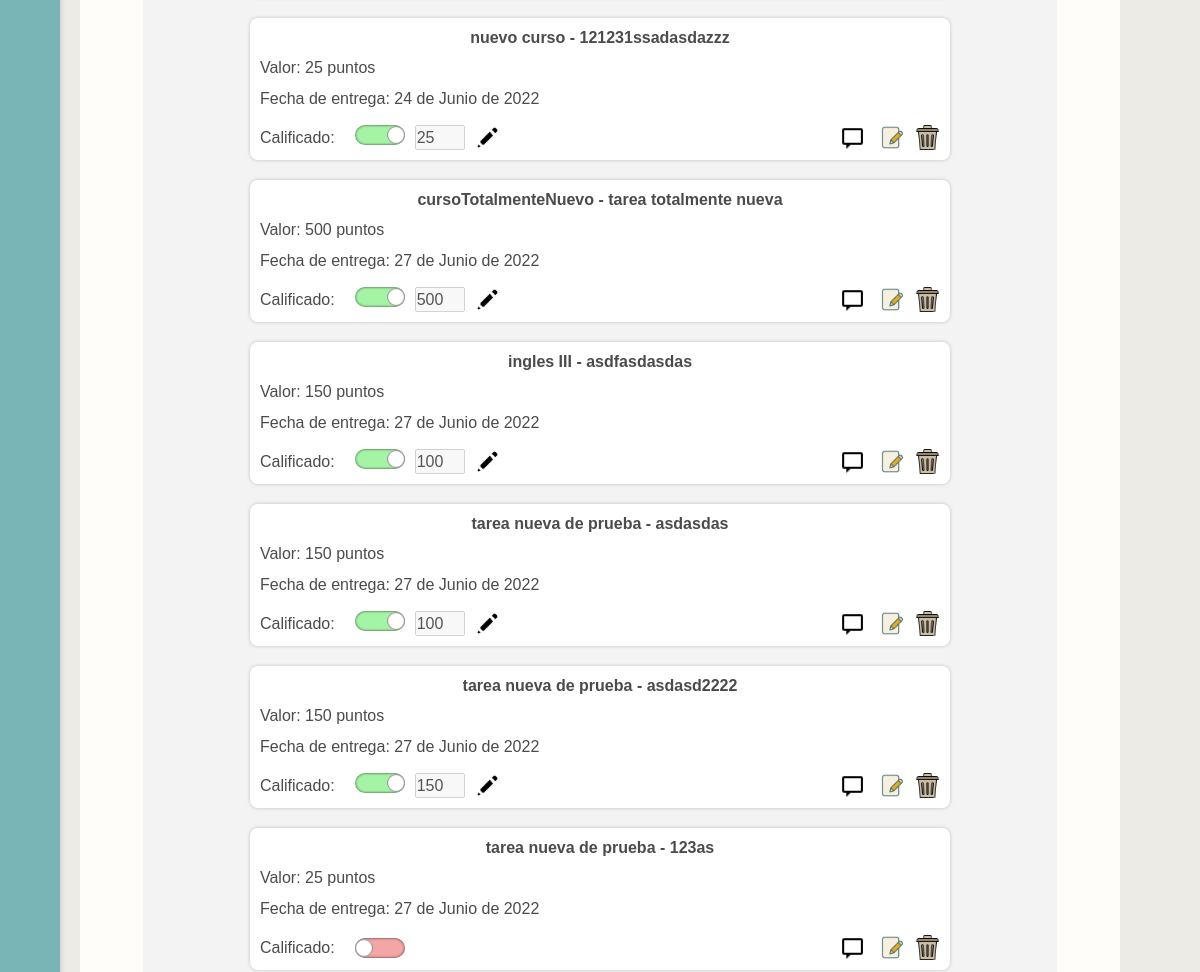
Page / (signed in, middle part) on the earlier database version.
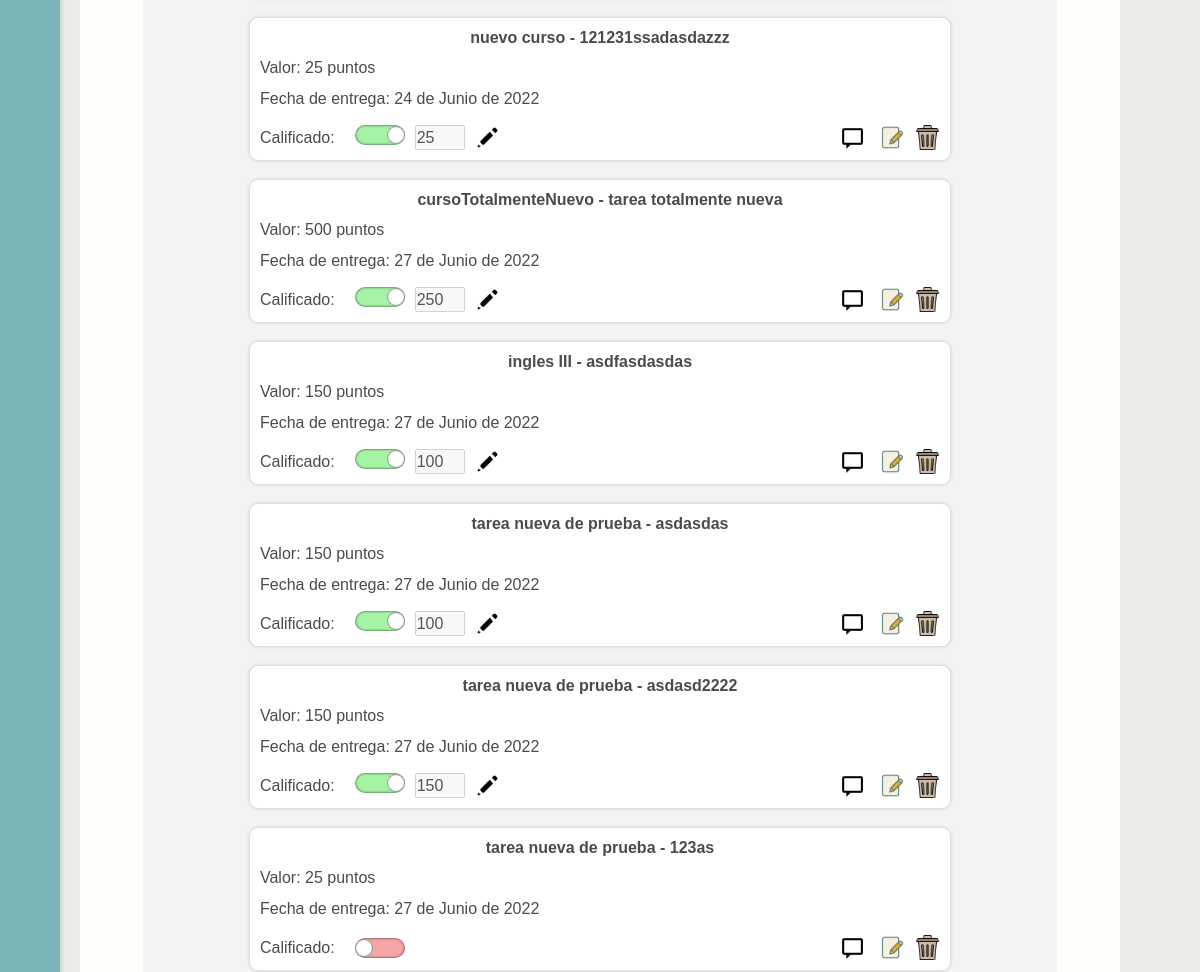
Same page on the later database version.
### index/models.py (models this page shows)
class CursosYTareas(models.Model):
    curso = models.CharField(max_length=100)
    tarea = models.CharField(max_length=100)
    valor = models.IntegerField()
    estado = models.CharField(max_length=100)
    entrega = models.DateField(default=django.utils.timezone.now)
    usuario = models.CharField(default='usuario', max_length=100)
    anotacion = models.TextField(default="", max_length=10000)
    calificado = models.BooleanField(default=False)
    calificacion = models.IntegerField(default=0)

### index/views.py (the view)
# urls.py: path('', inicio, name="inicio", ),
@login_required
def inicio(request):
    usuario = request.user.username
    formTareasPendientes = CursosYTareas.objects.filter(estado="espera", usuario = usuario)
    formTareasProceso = CursosYTareas.objects.filter(estado="proceso", usuario = usuario)
    formTareasTerminadas = CursosYTareas.objects.filter(estado="terminada", usuario = usuario)
    diasRestantes = []
    for tarea in formTareasPendientes:
        diaRestante= tarea.entrega - datetime.date.today()
        diasRestantes.append((tarea.id, diaRestante.days))
    diasRestantesProceso = []
    for tarea in formTareasProceso:
        diaRestante= tarea.entrega - datetime.date.today()
        diasRestantesProceso.append((tarea.id, diaRestante.days))
    data={
        'formTareasPendientes':formTareasPendientes,
        'formTareasProceso':formTareasProceso,
        'formTareasTerminadas':formTareasTerminadas,
        'diasRestantes':diasRestantes,
        'diasRestantesProceso':diasRestantesProceso,
        'formAnotaciones': formAnotaciones()
    }
    return render(request, 'index/index.html', data)

### index/forms.py
class formAnotaciones(forms.ModelForm):
    class Meta:
        model = CursosYTareas
        fields=['curso', 'tarea', 'valor', 'estado', 'entrega', 'anotacion']
        widgets = {
            'anotacion':forms.Textarea(),
        }
    def __init__(self, *args, **kwargs):
        super(self.__class__, self).__init__(*args, **kwargs)
        self.fields['curso'].required = False
        self.fields['tarea'].required = False
        self.fields['valor'].required = False
        self.fields['estado'].required = False
        self.fields['entrega'].required = False

### index/templates/index/index.html (shortened to what this page needs)
{% extends 'index/base.html' %}
{% load static %}
{% block content %}
{% load widget_tweaks %}
<head>
    <link rel="stylesheet" href="{% static 'css/index.css' %}">
</head>
<div id="contenedor-pagina">
    <br>
    <br>
    <br>
       <div class="contenedor-contenedores" id="Contenedor-Terminado" style="margin-bottom: 30px;">
               {% for tarea in formTareasTerminadas %}
                <div class="contenedor-tarea" id="contenedor-tarea-{{tarea.id}}">
                       <div class="contenedor-curso-tarea">
                           <p  class="separacion"><strong>{{ tarea.curso }} - {{ tarea.tarea }}</strong></p>
                       </div>
                       <div>
                           <p >Valor: {{tarea.valor}} puntos</p>
                           <p class="separacion">Fecha de entrega: {{tarea.entrega}}</p>
                           <div class="contenedor-dias-botones contenedor-dias-botones-termionada">
                                <div class="boton-agregar-calificacion" >
                                        <p>Calificado:</p>
                                        <div class="input-checker">
                                            <div class="selector-calificacion clickable" id="selector-{{tarea.id}}" onclick="clickBtnCalificado('{{tarea.id}}')">
                                                <div class="boton-interior" id="boton-interior-{{tarea.id}}">
                                                </div>
                                            </div>
                                            <form action="/editarCalificado/" method="POST">
                                                <div class="contenedor-numero-ok">
                                                    <div class="lineal" >
                                                        <input type="number" min="0" max="{{tarea.valor}}" id="insertar-nota-{{tarea.id}}" value="{{tarea.calificacion}}"  name="calif-tarea" disabled>
                                                        <div onclick="editarCalificacion('{{tarea.id}}')" style="display: none;" id="boton-edit-calif-{{tarea.id}}"><img src="{% static 'icons/icon-pencil.png' %}" alt="" class="botones-img clickable"></div>
                                                    </div>
                                                </div>
                                            </form>
                                        </div>
                                </div>
                                <div class="botones">
                                    <div class="boton-icon-mensaje" onclick="scriptBackground('{{tarea.id}}')">
                                        <a id="mensaje-{{tarea.id}}">
                                            <img class="botones-img" src="{% static 'icons/icon-topic.png' %}" alt="">
                                        </a>
                                    </div>
                                    <div class="boton-icon-editar">
                                        <a href="{%  url 'editarTarea' tarea.id %}">
                                            <img class="botones-img" src="{% static 'icons/icon-edit.png' %}" alt="">
                                        </a>
                                    </div><br> <br>
                                    <div>
                                        <a href="{%  url 'borrarCurso' tarea.id %}">
                                            <img class="botones-img" src="{% static 'icons/icon-borrar.png' %}" alt="">
                                        </a>
                                    </div><br> <br>
                                </div>
                            </div>
                        </div>
                    </div>
               {% endfor %}
       </div>
</div>
{% endblock content %}

Differences in the rows shown:
changed CursosYTareas "cursoTotalmenteNuevo": calif-tarea "500" → "250"
